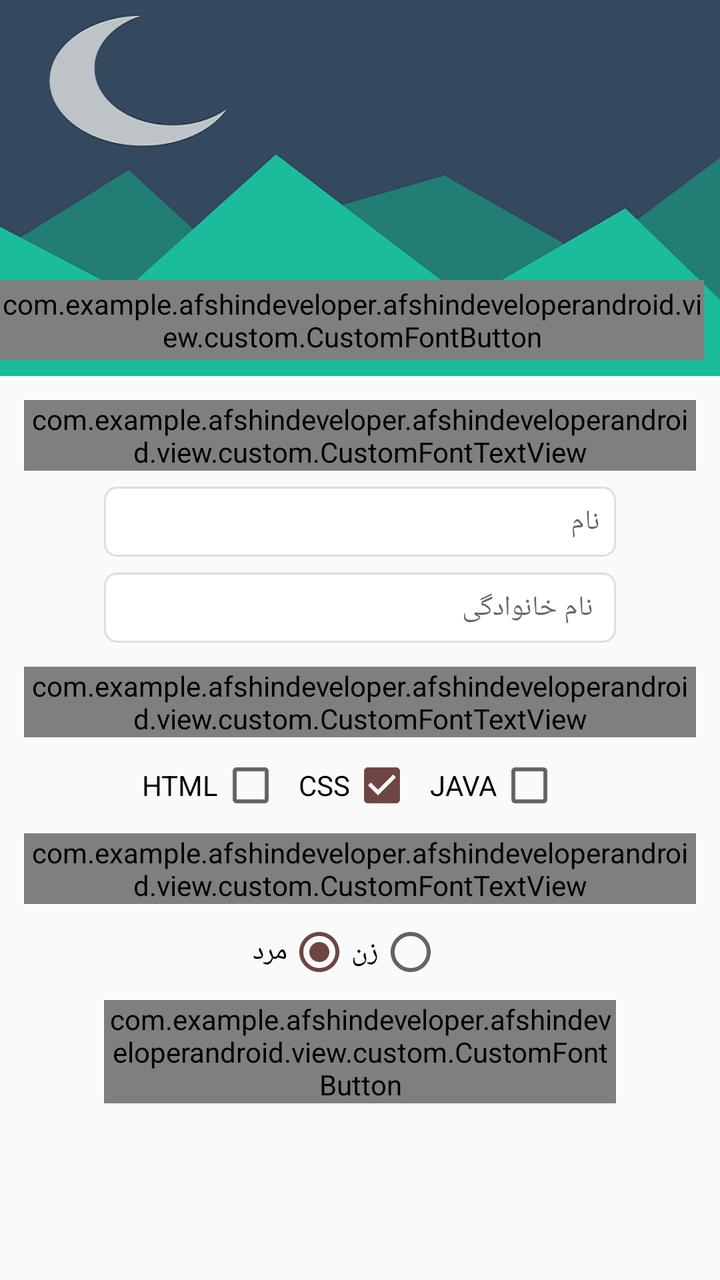
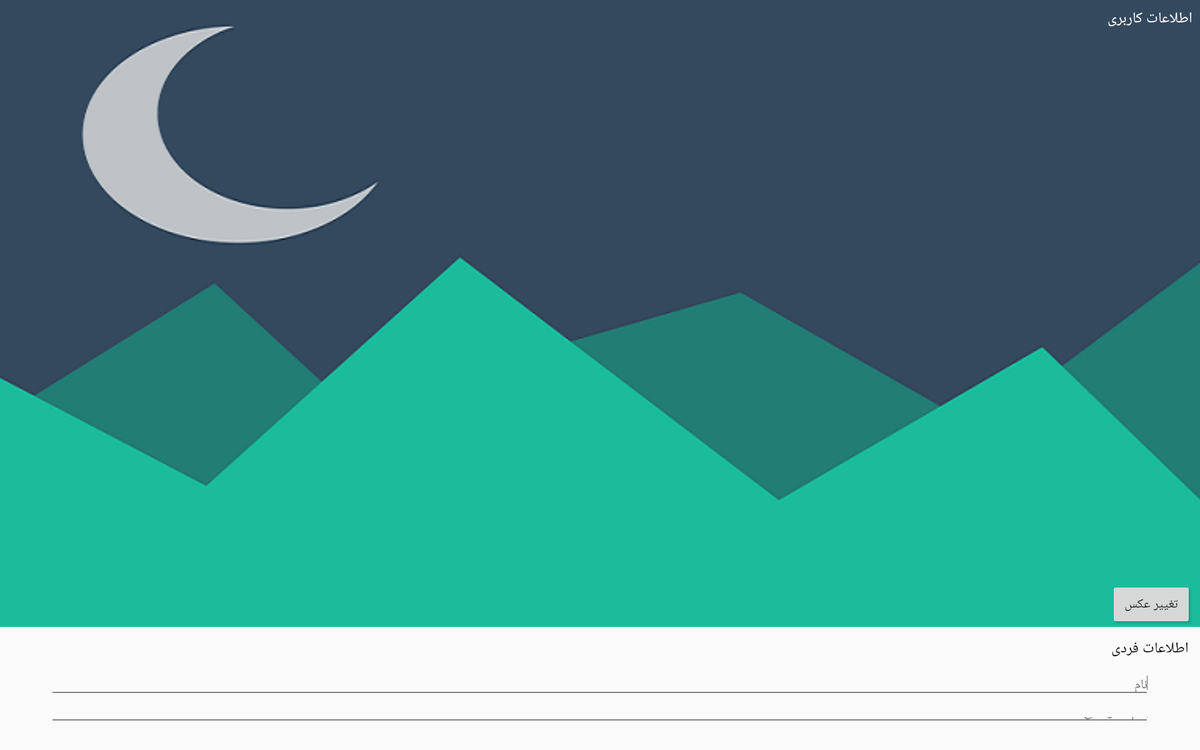

One screen, two layout resources from the same app: the default and the repository's alternative for another configuration. Each is rendered where Android would select it; the XML of both is given below.
<!-- AndroidManifest.xml: application theme AppTheme -->
<!-- res/layout/activity_profile.xml -->
<?xml version="1.0" encoding="utf-8"?>
<android.support.design.widget.CoordinatorLayout xmlns:android="http://schemas.android.com/apk/res/android"
    xmlns:app="http://schemas.android.com/apk/res-auto"
    xmlns:tools="http://schemas.android.com/tools"
    android:layout_width="match_parent"
    android:layout_height="match_parent"
    tools:context="com.example.afshindeveloper.afshindeveloperandroid.view.activity.Profile"
    android:layoutDirection="rtl"
    >
    <android.support.design.widget.AppBarLayout
        android:layout_width="match_parent"
        android:layout_height="wrap_content"
        app:theme="@style/Base.ThemeOverlay.AppCompat.Dark">
        <android.support.design.widget.CollapsingToolbarLayout
            android:layout_width="match_parent"
            android:layout_height="wrap_content"
            app:contentScrim="@color/colorPrimary"
            app:layout_scrollFlags="scroll|exitUntilCollapsed"
            app:titleEnabled="false">
            <RelativeLayout
                android:layout_width="match_parent"
                android:layout_height="wrap_content"
                app:layout_collapseMode="parallax">
                <ImageView
                    android:id="@+id/form_backgund_image"
                    android:layout_width="match_parent"
                    android:layout_height="wrap_content"
                    android:src="@drawable/form_background"
                    android:adjustViewBounds="true"
                    android:scaleType="centerCrop"
                    />
                <com.example.afshindeveloper.afshindeveloperandroid.view.custom.CustomFontButton
                    android:id="@+id/edit_avatar"
                    android:layout_width="wrap_content"
                    android:layout_height="40dp"
                    android:background="@drawable/selector_orang_button"
                    android:foreground="?attr/selectableItemBackground"
                    android:layout_marginRight="@dimen/standard_margine"
                    android:layout_alignRight="@+id/form_backgund_image"
                    android:layout_marginBottom="@dimen/standard_margine"
                    android:layout_marginTop="@dimen/standard_margine"
                    android:layout_alignBottom="@+id/form_backgund_image"
                    android:textColor="@color/dark_gray"
                    android:textSize="@dimen/normal_font_size_dp"
                    android:text="تغییر عکس"
                    />
                <ImageView
                    android:layout_width="0dp"
                    android:layout_height="62dp"
                    android:layout_alignRight="@+id/edit_avatar"
                    android:layout_alignLeft="@+id/edit_avatar"
                    android:layout_above="@+id/edit_avatar"
                    android:src="@drawable/default_avatar"
                    />
            </RelativeLayout>


            <android.support.v7.widget.Toolbar
                android:id="@+id/toolbar"
                android:layout_width="match_parent"
                android:layout_height="?attr/actionBarSize"
                app:layout_collapseMode="pin"/>
        </android.support.design.widget.CollapsingToolbarLayout>
    </android.support.design.widget.AppBarLayout>

    <android.support.v4.widget.NestedScrollView
        android:layout_width="match_parent"
        android:layout_height="match_parent"
        android:layout_below="@id/form_backgund_image"
        app:layout_behavior="@string/appbar_scrolling_view_behavior"
        >
        <LinearLayout
            android:layout_width="match_parent"
            android:layout_height="wrap_content"
            android:padding="@dimen/standard_margine_x2"
            android:orientation="vertical"
            >
            <com.example.afshindeveloper.afshindeveloperandroid.view.custom.CustomFontTextView
                android:layout_width="wrap_content"
                android:layout_height="wrap_content"
                android:textColor="@android:color/black"
                android:layout_marginBottom="@dimen/standard_margine"
                android:layout_gravity="right"
                android:text="اطلاعات فردی"
                android:textSize="@dimen/normal_font_size"
                />
            <EditText
                android:id="@+id/edittext_frist_name"
                android:layout_width="match_parent"
                android:layout_height="wrap_content"
                android:background="@drawable/selector_defualt_edittext"
                android:padding="@dimen/standard_margine"
                android:layout_marginRight="@dimen/form_fileds_margine"
                android:layout_marginLeft="@dimen/form_fileds_margine"
                android:layout_marginBottom="@dimen/standard_margine"
                android:maxLines="1"
                android:maxLength="20"
                android:textSize="@dimen/small_font_size"
                android:hint="نام"
                />
            <EditText
                android:id="@+id/edittext_last_name"
                android:layout_width="match_parent"
                android:layout_height="wrap_content"
                android:background="@drawable/selector_defualt_edittext"
                android:padding="@dimen/standard_margine"
                android:layout_marginRight="@dimen/form_fileds_margine"
                android:layout_marginLeft="@dimen/form_fileds_margine"
                android:layout_marginBottom="@dimen/standard_margine_x2"
                android:maxLines="1"
                android:maxLength="30"
                android:textSize="@dimen/small_font_size"
                android:hint=" نام خانوادگی"
                />
            <com.example.afshindeveloper.afshindeveloperandroid.view.custom.CustomFontTextView
                android:layout_width="wrap_content"
                android:layout_height="wrap_content"
                android:textColor="@android:color/black"
                android:layout_marginBottom="@dimen/standard_margine"
                android:layout_gravity="right"
                android:text="تخصص ها"
                android:textSize="@dimen/normal_font_size"
                />
            <LinearLayout
                android:layout_width="match_parent"
                android:layout_height="wrap_content"
                android:layout_marginBottom="@dimen/standard_margine"
                android:orientation="horizontal"
                android:gravity="center"
                >
                <CheckBox
                    android:id="@+id/checkbox_java"
                    android:layout_width="wrap_content"
                    android:layout_height="wrap_content"
                    android:layout_marginRight="@dimen/standard_margine"
                    android:text="JAVA"
                    />
                <CheckBox
                    android:id="@+id/checkbox_css"
                    android:layout_width="wrap_content"
                    android:layout_height="wrap_content"
                    android:checked="true"
                    android:layout_marginRight="@dimen/standard_margine"
                    android:text="CSS"
                    />
                <CheckBox
                    android:id="@+id/checkbox_html"
                    android:layout_width="wrap_content"
                    android:layout_height="wrap_content"
                    android:layout_marginRight="@dimen/standard_margine"
                    android:text="HTML"
                    />
            </LinearLayout>
            <com.example.afshindeveloper.afshindeveloperandroid.view.custom.CustomFontTextView
                android:layout_width="wrap_content"
                android:layout_height="wrap_content"
                android:textColor="@android:color/black"
                android:layout_marginBottom="@dimen/standard_margine"
                android:layout_gravity="right"
                android:text="جنسیت"
                android:textSize="@dimen/normal_font_size"
                />
            <RadioGroup
                android:layout_width="match_parent"
                android:layout_height="wrap_content"
                android:layout_marginBottom="@dimen/standard_margine"
                android:gravity="center"
                android:orientation="horizontal">
                <RadioButton
                    android:id="@+id/radio_female"
                    android:layout_width="wrap_content"
                    android:layout_height="wrap_content"
                    android:layout_marginRight="@dimen/standard_margine_x2"
                    android:checked="true"
                    android:text="زن"
                    />
                <RadioButton
                    android:id="@+id/radio_male"
                    android:layout_width="wrap_content"
                    android:layout_height="wrap_content"
                    android:checked="true"
                    android:text="مرد"
                    />
            </RadioGroup>
            <com.example.afshindeveloper.afshindeveloperandroid.view.custom.CustomFontButton
                android:id="@+id/btn_save"
                android:layout_width="match_parent"
                android:layout_height="wrap_content"
                android:background="@drawable/selector_blue_button"
                android:foreground="?attr/selectableItemBackground"
                android:layout_marginRight="@dimen/form_fileds_margine"
                android:layout_marginLeft="@dimen/form_fileds_margine"
                android:text="ثبت اطلاعات"
                />

        </LinearLayout>

    </android.support.v4.widget.NestedScrollView>


</android.support.design.widget.CoordinatorLayout>
<!-- resources referenced by this layout -->
<resources>
  <color name="colorPrimary">#02432e</color>
  <color name="dark_gray">#565656</color>
  <dimen name="form_fileds_margine">40dp</dimen>
  <dimen name="normal_font_size">16sp</dimen>
  <dimen name="normal_font_size_dp">13dp</dimen>
  <dimen name="small_font_size">14sp</dimen>
  <dimen name="standard_margine">8dp</dimen>
  <dimen name="standard_margine_x2">12dp</dimen>
  <!-- drawable form_background: png bitmap (drawable-xxxhdpi, 49113 bytes) -->
  <!-- drawable selector_blue_button (drawable-xxxhdpi) -->
  <?xml version="1.0" encoding="utf-8"?>
  <selector xmlns:android="http://schemas.android.com/apk/res/android">
  <item android:state_pressed="false">
      <shape android:shape="rectangle">
          <corners android:radius="@dimen/standard_views_radius"/>
          <solid android:color="@color/color_blue"/>
      </shape>
  
  </item>
      <item android:state_pressed="true">
          <shape android:shape="rectangle">
              <corners android:radius="@dimen/radius_12"/>
              <solid android:color="@color/color_blue_dark"/>
          </shape>
      </item>
  </selector>
  <!-- drawable selector_defualt_edittext (drawable) -->
  <?xml version="1.0" encoding="utf-8"?>
  <selector xmlns:android="http://schemas.android.com/apk/res/android">
  <item android:state_focused="true">
      <shape android:shape="rectangle">
          <solid android:color="@color/white"/>
          <corners android:radius="@dimen/standard_views_radius"/>
          <stroke android:color="@color/color_blue" android:width="1dp"/>
  
      </shape>
  </item>
      <item>
      <shape android:shape="rectangle">
          <solid android:color="@color/white"/>
          <corners android:radius="@dimen/standard_views_radius"/>
          <stroke android:width="1dp" android:color="#ddd"/>
      </shape>
  </item>
  </selector>
  <!-- drawable selector_orang_button (drawable) -->
  <?xml version="1.0" encoding="utf-8"?>
  <selector xmlns:android="http://schemas.android.com/apk/res/android">
  <item android:state_pressed="false">
      <shape android:shape="rectangle">
          <corners android:radius="@dimen/standard_views_radius"/>
          <solid android:color="@color/color_orang"/>
      </shape>
  
  </item>
      <item android:state_pressed="true">
          <shape android:shape="rectangle">
              <corners android:radius="@dimen/radius_12"/>
              <solid android:color="@color/color_orang_dark"/>
          </shape>
      </item>
  </selector>
  <style name="AppTheme" parent="Theme.AppCompat.Light.NoActionBar">
          
          <item name="colorPrimary">@color/colorPrimary</item>
          <item name="colorPrimaryDark">@color/colorPrimaryDark</item>
          <item name="colorAccent">@color/colorAccent</item>
      </style>
  <dimen name="standard_views_radius">6dp</dimen>
  <color name="color_blue">#04abbe</color>
  <dimen name="radius_12">12dp</dimen>
  <color name="color_blue_dark">#048fa1</color>
  <color name="white">#ffff</color>
  <color name="color_orang">#caa01f</color>
  <color name="color_orang_dark">#9c7807</color>
  <color name="colorPrimaryDark">#16640c</color>
  <color name="colorAccent">#6e4543</color>
</resources>
<!-- res/layout-xlarge/activity_profile.xml (the repository's variant of the layout above) -->
<!-- drawn on a large tablet held sideways -->
<?xml version="1.0" encoding="utf-8"?>
<RelativeLayout xmlns:android="http://schemas.android.com/apk/res/android"
    xmlns:app="http://schemas.android.com/apk/res-auto"
    xmlns:tools="http://schemas.android.com/tools"
    android:layout_width="match_parent"
    android:layout_height="match_parent"
    tools:context="com.example.afshindeveloper.afshindeveloperandroid.view.activity.Profile"
    >
    <ImageView
        android:id="@+id/form_backgund_image"
        android:layout_width="match_parent"
        android:layout_height="wrap_content"
        android:src="@drawable/form_background"
        android:adjustViewBounds="true"
        android:scaleType="centerCrop"
        />
    <RelativeLayout
        android:layout_width="match_parent"
        android:layout_height="wrap_content">
        <TextView
            android:layout_width="wrap_content"
            android:layout_height="wrap_content"
            android:layout_centerVertical="true"
            android:text="اطلاعات کاربری"
            android:layout_alignParentRight="true"
            android:layout_marginRight="@dimen/standard_margine"
            android:layout_marginTop="@dimen/standard_margine"
            android:textColor="@color/white"
            android:textSize="@dimen/normal_font_size"
            />
        <ImageButton
            android:id="@+id/btn_back"
            android:layout_width="@dimen/action_button_size"
            android:layout_height="@dimen/action_button_size"
            android:layout_centerVertical="true"
            android:layout_marginLeft="@dimen/standard_margine"
            android:layout_marginTop="@dimen/standard_margine"
            android:src="@drawable/ic_back_white"
            android:background="@null"
            />
    </RelativeLayout>
    <Button
        android:id="@+id/edit_avatar"
        android:layout_width="wrap_content"
        android:layout_height="wrap_content"
        android:layout_marginRight="@dimen/standard_margine"
        android:layout_alignRight="@+id/form_backgund_image"
        android:layout_alignBottom="@+id/form_backgund_image"
        android:text="تغییر عکس"
        />
    <ImageView
        android:layout_width="0dp"
        android:layout_height="62dp"
        android:layout_alignRight="@+id/edit_avatar"
        android:layout_alignLeft="@+id/edit_avatar"
        android:layout_above="@+id/edit_avatar"
        android:src="@drawable/default_avatar"
        />

    <LinearLayout
        android:layout_width="match_parent"
        android:layout_height="match_parent"
        android:padding="@dimen/standard_margine_x2"
        android:layout_below="@id/form_backgund_image"
        android:orientation="vertical"
        >
        <TextView
            android:layout_width="wrap_content"
            android:layout_height="wrap_content"
            android:textColor="@android:color/black"
            android:layout_marginBottom="@dimen/standard_margine"
            android:layout_gravity="right"
            android:text="اطلاعات فردی"
            android:textSize="@dimen/normal_font_size"
            />
        <EditText
            android:id="@+id/edittext_frist_name"
            android:layout_width="match_parent"
            android:layout_height="wrap_content"
            android:layout_marginRight="@dimen/form_fileds_margine"
            android:layout_marginLeft="@dimen/form_fileds_margine"
            android:layout_marginBottom="@dimen/standard_margine"
            android:maxLines="1"
            android:maxLength="20"
            android:textSize="@dimen/small_font_size"
            android:hint="نام"
            />
        <EditText
            android:id="@+id/edittext_last_name"
            android:layout_width="match_parent"
            android:layout_height="wrap_content"
            android:layout_marginRight="@dimen/form_fileds_margine"
            android:layout_marginLeft="@dimen/form_fileds_margine"
            android:layout_marginBottom="@dimen/standard_margine_x2"
            android:maxLines="1"
            android:maxLength="30"
            android:textSize="@dimen/small_font_size"
            android:hint=" نام خانوادگی"
            />
        <TextView
            android:layout_width="wrap_content"
            android:layout_height="wrap_content"
            android:textColor="@android:color/black"
            android:layout_marginBottom="@dimen/standard_margine"
            android:layout_gravity="right"
            android:text="تخصص ها"
            android:textSize="@dimen/normal_font_size"
            />
        <LinearLayout
            android:layout_width="match_parent"
            android:layout_height="wrap_content"
            android:layout_marginBottom="@dimen/standard_margine"
            android:orientation="horizontal"
            android:gravity="center"
            >
            <CheckBox
                android:id="@+id/checkbox_java"
                android:layout_width="wrap_content"
                android:layout_height="wrap_content"
                android:layout_marginRight="@dimen/standard_margine"
                android:text="JAVA"
                />
            <CheckBox
                android:id="@+id/checkbox_css"
                android:layout_width="wrap_content"
                android:layout_height="wrap_content"
                android:checked="true"
                android:layout_marginRight="@dimen/standard_margine"
                android:text="CSS"
                />
            <CheckBox
                android:id="@+id/checkbox_html"
                android:layout_width="wrap_content"
                android:layout_height="wrap_content"
                android:layout_marginRight="@dimen/standard_margine"
                android:text="HTML"
                />
        </LinearLayout>
        <TextView
            android:layout_width="wrap_content"
            android:layout_height="wrap_content"
            android:textColor="@android:color/black"
            android:layout_marginBottom="@dimen/standard_margine"
            android:layout_gravity="right"
            android:text="جنسیت"
            android:textSize="@dimen/normal_font_size"
            />
        <RadioGroup
            android:layout_width="match_parent"
            android:layout_height="wrap_content"
            android:layout_marginBottom="@dimen/standard_margine"
            android:gravity="center"
            android:orientation="horizontal">
          <RadioButton
              android:id="@+id/radio_female"
              android:layout_width="wrap_content"
              android:layout_height="wrap_content"
              android:layout_marginRight="@dimen/standard_margine_x2"
              android:checked="true"
              android:text="زن"
              />
            <RadioButton
                android:id="@+id/radio_male"
                android:layout_width="wrap_content"
                android:layout_height="wrap_content"
                android:checked="true"
                android:text="مرد"
                />
        </RadioGroup>
        <Button
            android:id="@+id/btn_save"
            android:layout_width="match_parent"
            android:layout_height="wrap_content"
            android:layout_marginRight="@dimen/form_fileds_margine"
            android:layout_marginLeft="@dimen/form_fileds_margine"
            android:text="ثبت اطلاعات"
            />

    </LinearLayout>

</RelativeLayout>
<!-- resources referenced by the variant -->
<!-- as a large tablet held sideways resolves them -->
<resources>
  <color name="white">#ffff</color>
  <dimen name="action_button_size">32dp</dimen>
  <dimen name="form_fileds_margine">40dp</dimen>
  <dimen name="normal_font_size">16sp</dimen>
  <dimen name="small_font_size">14sp</dimen>
  <dimen name="standard_margine">8dp</dimen>
  <dimen name="standard_margine_x2">12dp</dimen>
  <!-- drawable form_background: png bitmap (drawable-xxxhdpi, 49113 bytes) -->
  <style name="AppTheme" parent="Theme.AppCompat.Light.NoActionBar">
          
          <item name="colorPrimary">@color/colorPrimary</item>
          <item name="colorPrimaryDark">@color/colorPrimaryDark</item>
          <item name="colorAccent">@color/colorAccent</item>
      </style>
  <color name="colorPrimary">#02432e</color>
  <color name="colorPrimaryDark">#16640c</color>
  <color name="colorAccent">#6e4543</color>
</resources>
